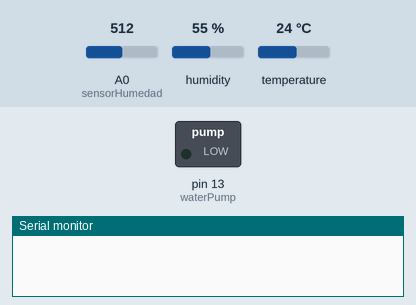
This sketch was run on a simulated Arduino Uno, built with avr-gcc and run on an emulated ATmega328P. Shown: switched loads named in the sketch (green lamp = pin HIGH), the last lines printed to the serial monitor. The test bench sets the inputs (shaded band); at power-on: A0 (sensorHumedad) = 512, humidity 55 %, temperature 24 °C.

Above: at 0.1 s.
At 2.1 s:
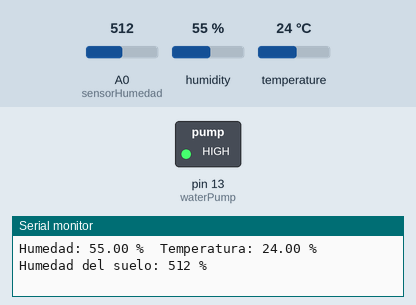
Timing chart, 0 to 3.6 s (numbered marks = the images above):
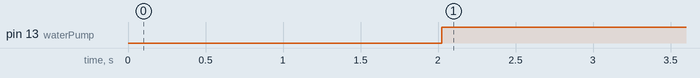

Measured:
- by itself, pin 13 (waterPump): LOW → HIGH at 2.0 s

The sketch:

sketch_aug11a.ino
```cpp
#include "DHT.h"
#define DHTPIN 2
#define DHTTYPE DHT11
int sensorHumedad = A0;
int waterPump = 13;


DHT dht(DHTPIN,DHTTYPE);
void setup() {
  Serial.begin(9600);
  dht.begin();
  pinMode(waterPump,OUTPUT);
}

void loop() {
  delay(2000);
 //Humedad ambiente
  float humidityA = dht.readHumidity();
  // Temperatura ambiente
  float temperature = dht.readTemperature();
  //Humedad del suelo
  int humidityS = analogRead(sensorHumedad);

  // Compueba error de lectura
  if (isnan(humidityA) || isnan(temperature)) {
    Serial.println("No hay datos");
    return;
  }

  //Activa bomba de agua según humedad del suelo
 if(humidityS>500)
 digitalWrite(waterPump,HIGH);
 else
digitalWrite(waterPump,LOW);


//Datos de sensores ,humedad-temperatura ambiente y humedad del suelo;
  Serial.print("Humedad: ");
  Serial.print(humidityA);
  Serial.print(" %\t");
  Serial.print("Temperatura: ");
  Serial.print(temperature);
   Serial.print(" %\t");
  Serial.print("Humedad del suelo: ");
  Serial.print(humidityS);
  Serial.println(" %\t");


}
```
